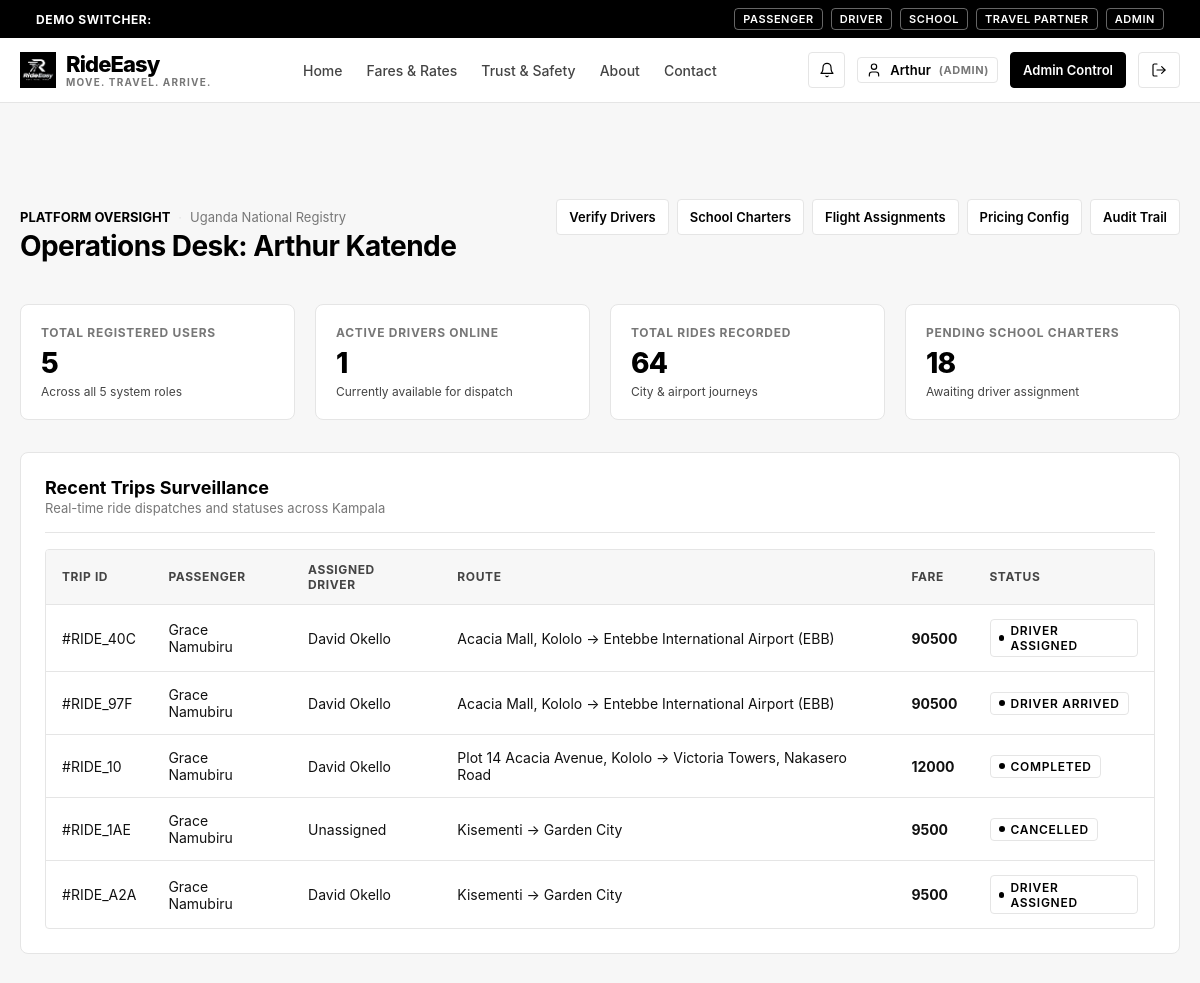
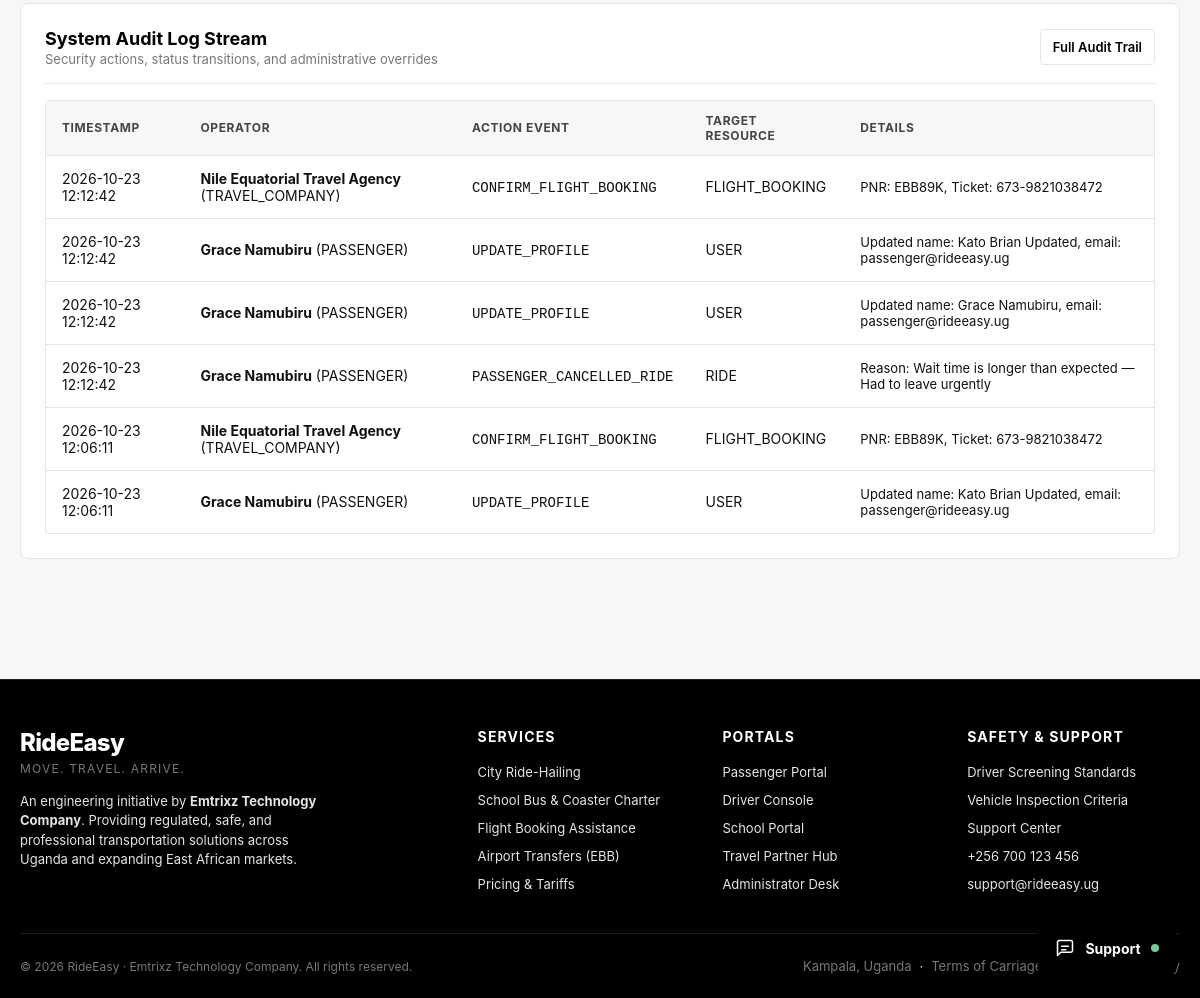
The page /admin/dashboard (signed in) on the database as committed earlier (2 pictures, top to bottom).
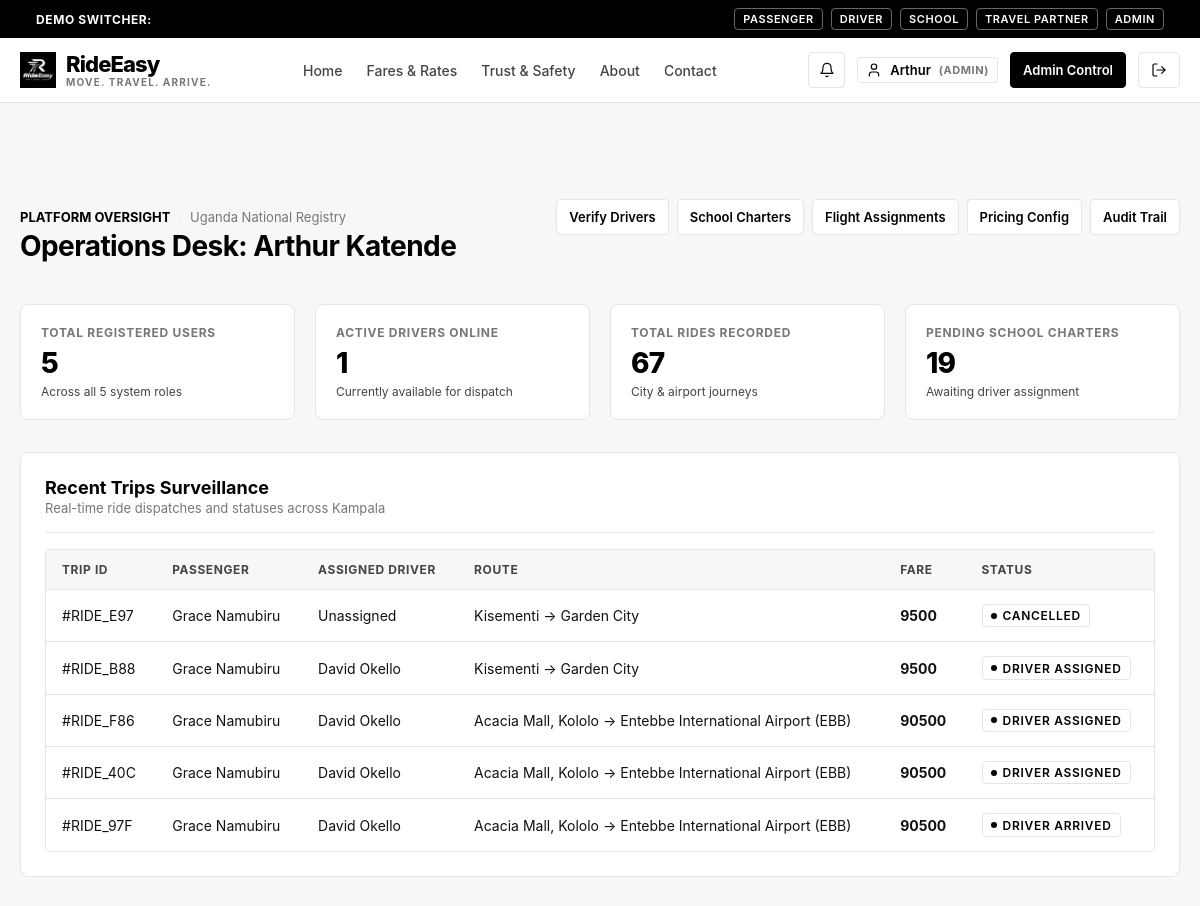
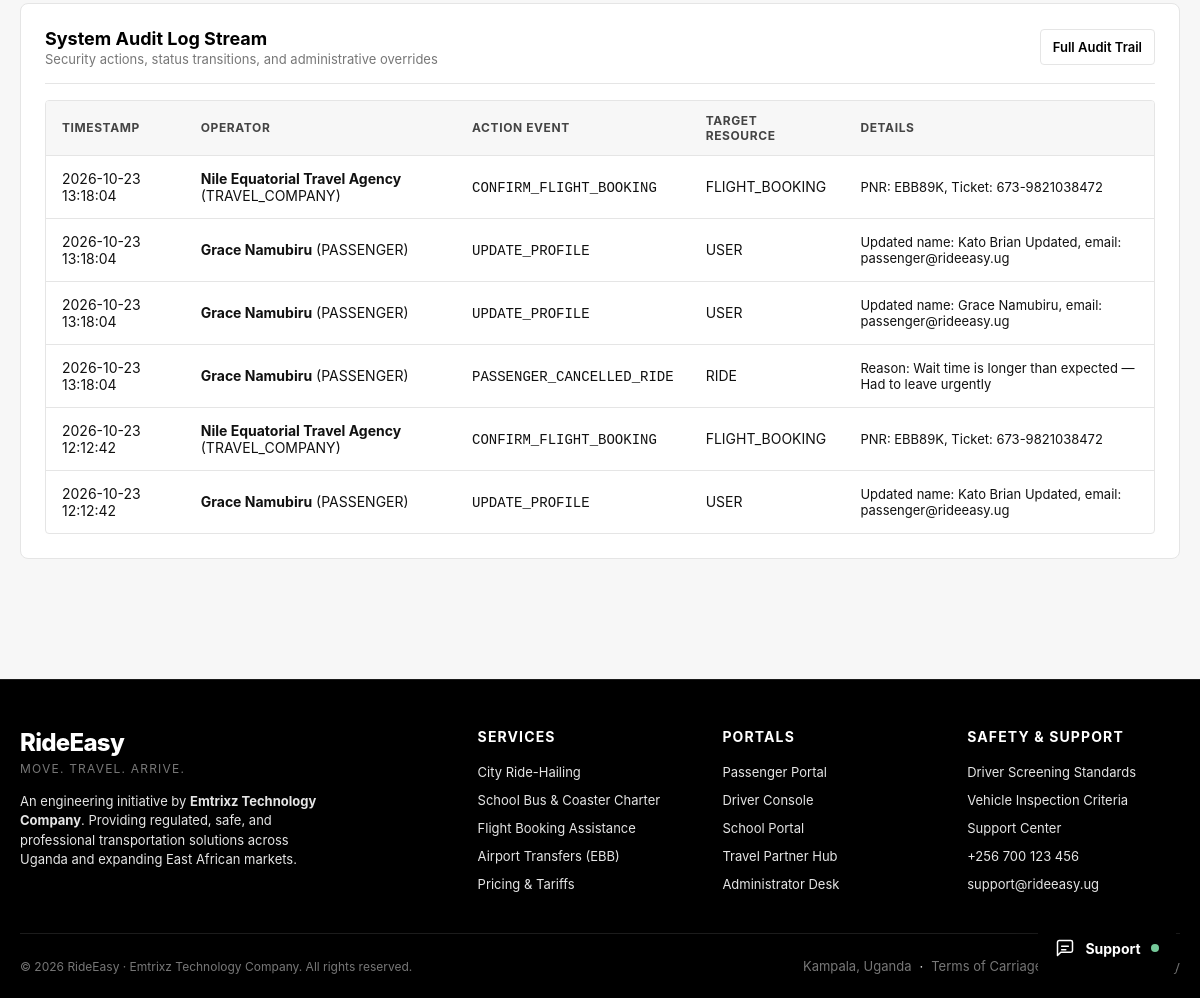
The same page on the database as committed later (2 pictures, top to bottom).
### tables this page shows
CREATE TABLE rides (
    id TEXT PRIMARY KEY,
    passenger_id TEXT NOT NULL,
    driver_id TEXT,
    category TEXT NOT NULL CHECK(category IN ('BODA', 'ECONOMY', 'COMFORT', 'PREMIUM')),
    pickup_address TEXT NOT NULL,
    pickup_lat REAL NOT NULL,
    pickup_lng REAL NOT NULL,
    destination_address TEXT NOT NULL,
    destination_lat REAL NOT NULL,
    destination_lng REAL NOT NULL,
    estimated_distance_km REAL NOT NULL,
    estimated_fare_ugx INTEGER NOT NULL,
    final_fare_ugx INTEGER,
    payment_method TEXT NOT NULL DEFAULT 'CASH' CHECK(payment_method IN ('CASH', 'MTN_MOMO', 'AIRTEL_MONEY', 'CARD')),
    payment_status TEXT NOT NULL DEFAULT 'UNPAID' CHECK(payment_status IN ('UNPAID', 'PENDING', 'PAID')),
    status TEXT NOT NULL DEFAULT 'REQUESTED' CHECK(status IN (
        'REQUESTED',
        'SEARCHING_FOR_DRIVER',
        'DRIVER_ASSIGNED',
        'DRIVER_ARRIVING',
        'DRIVER_ARRIVED',
        'TRIP_STARTED',
        'TRIP_COMPLETED',
        'PAYMENT_PENDING',
        'COMPLETED',
        'CANCELLED'
    )),
    cancellation_reason TEXT,
    is_airport_ride INTEGER NOT NULL DEFAULT 0,
    related_journey_id TEXT,
    created_at TIMESTAMP NOT NULL DEFAULT CURRENT_TIMESTAMP,
    updated_at TIMESTAMP NOT NULL DEFAULT CURRENT_TIMESTAMP, cancelled_at TIMESTAMP,
    FOREIGN KEY (passenger_id) REFERENCES users(id) ON DELETE CASCADE,
    FOREIGN KEY (driver_id) REFERENCES users(id),
    FOREIGN KEY (related_journey_id) REFERENCES confirmed_journeys(id)
);

CREATE TABLE users (
    id TEXT PRIMARY KEY,
    email TEXT UNIQUE NOT NULL,
    password_hash TEXT NOT NULL,
    role TEXT NOT NULL CHECK(role IN ('PASSENGER', 'DRIVER', 'SCHOOL', 'TRAVEL_COMPANY', 'ADMIN')),
    full_name TEXT NOT NULL,
    phone TEXT NOT NULL,
    is_active INTEGER NOT NULL DEFAULT 1,
    is_verified INTEGER NOT NULL DEFAULT 0,
    created_at TIMESTAMP NOT NULL DEFAULT CURRENT_TIMESTAMP,
    updated_at TIMESTAMP NOT NULL DEFAULT CURRENT_TIMESTAMP
, avatar_url TEXT DEFAULT '/static/images/default-avatar.svg');

CREATE TABLE audit_logs (
    id TEXT PRIMARY KEY,
    user_id TEXT,
    action TEXT NOT NULL,
    resource_type TEXT NOT NULL,
    resource_id TEXT,
    details TEXT,
    ip_address TEXT,
    created_at TIMESTAMP NOT NULL DEFAULT CURRENT_TIMESTAMP,
    FOREIGN KEY (user_id) REFERENCES users(id) ON DELETE SET NULL
);

### rideeasy/app/routes/admin.py (the view)
@admin_bp.route("/dashboard")
def dashboard():
    user = AuthService.get_current_user()
    db = get_db()
    stats = {
        "total_users": db.fetchone("SELECT COUNT(*) as c FROM users")["c"],
        "active_drivers": db.fetchone("SELECT COUNT(*) as c FROM driver_profiles WHERE is_online = 1")["c"],
        "total_rides": db.fetchone("SELECT COUNT(*) as c FROM rides")["c"],
        "pending_schools": db.fetchone("SELECT COUNT(*) as c FROM school_transport_requests WHERE status = 'PENDING'")["c"],
        "pending_flights": db.fetchone("SELECT COUNT(*) as c FROM flight_requests WHERE status = 'SUBMITTED'")["c"],
        "pending_drivers": db.fetchone("SELECT COUNT(*) as c FROM driver_profiles WHERE verification_status = 'PENDING'")["c"]
    }
    recent_rides = db.fetchall(
        """SELECT r.*, p.full_name as passenger_name, d.full_name as driver_name
        FROM rides r
        JOIN users p ON r.passenger_id = p.id
        LEFT JOIN users d ON r.driver_id = d.id
        ORDER BY r.created_at DESC LIMIT 5"""
    )
    recent_audit_logs = db.fetchall(
        """SELECT a.*, u.full_name as user_name, u.role
        FROM audit_logs a
        LEFT JOIN users u ON a.user_id = u.id
        ORDER BY a.created_at DESC LIMIT 6"""
    )
    return render_template("admin/dashboard.html", user=user, stats=stats, recent_rides=recent_rides, recent_audit_logs=recent_audit_logs)

### rideeasy/app/repositories/database.py (called while the page is built)
def get_db() -> Database:
    global _db_instance
    if _db_instance is None:
        _db_instance = Database()
    return _db_instance

    def _get_sqlite_conn(self) -> sqlite3.Connection:
        conn = sqlite3.connect(self.local_path, timeout=10.0, check_same_thread=False)
        conn.row_factory = sqlite3.Row
        conn.execute("PRAGMA foreign_keys = ON;")
        return conn

    def fetchone(self, query: str, params: tuple = ()) -> Optional[Dict[str, Any]]:
        if self.is_turso and self._libsql_client:
            rs = self._libsql_client.execute(query, list(params))
            if not rs.rows:
                return None
            columns = rs.columns
            row = rs.rows[0]
            return {columns[i]: row[i] for i in range(len(columns))}
        else:
            with self._get_sqlite_conn() as conn:
                cur = conn.execute(query, params)
                row = cur.fetchone()
                return dict(row) if row else None

### rideeasy/app/routes/admin.py (called while the page is built)
@admin_bp.before_request
@login_required
@role_required("ADMIN")
def before_request():
    pass

### rideeasy/app/templates/admin/dashboard.html (shortened to what the changed rows need)
{% extends "base.html" %}
{% block content %}
<div class="container section">
  <div style="display: flex; justify-content: space-between; align-items: baseline; flex-wrap: wrap; gap: 1rem; margin-bottom: 2rem;">
    <div>
      <h2>Operations Desk: {{ user.full_name }}</h2>
    </div>
  </div>
  <div class="stats-grid">
    <div class="stat-card">
      <div class="stat-label">Total Rides Recorded</div>
      <div class="stat-value">{{ stats.total_rides }}</div>
      <div class="stat-subtext">City & airport journeys</div>
    </div>
    <div class="stat-card">
      <div class="stat-label">Pending School Charters</div>
      <div class="stat-value">{{ stats.pending_schools }}</div>
      <div class="stat-subtext">Awaiting driver assignment</div>
    </div>
  </div>
  <div class="card" style="margin-bottom: 2rem;">
    {% if recent_rides %}
      <div class="table-responsive">
        <table class="table">
          <thead>
            <tr>
              <th>Trip ID</th>
              <th>Passenger</th>
              <th>Assigned Driver</th>
              <th>Route</th>
              <th>Fare</th>
              <th>Status</th>
            </tr>
          </thead>
          <tbody>
            {% for r in recent_rides %}
              <tr>
                <td>#{{ r.id[:8].upper() }}</td>
                <td>{{ r.passenger_name }}</td>
                <td>{{ r.driver_name or 'Unassigned' }}</td>
                <td>{{ r.pickup_address }} → {{ r.destination_address }}</td>
                <td style="font-weight: 700;">{{ r.final_fare_ugx or r.estimated_fare_ugx | ugx }}</td>
                <td>
                  <span class="status-indicator">
                    <span class="status-dot"></span> {{ r.status.replace('_', ' ') }}
                  </span>
                </td>
              </tr>
            {% endfor %}
          </tbody>
        </table>
      </div>
    {% endif %}
  </div>
  <div class="card">
    {% if recent_audit_logs %}
      <div class="table-responsive">
        <table class="table">
          <thead>
            <tr>
              <th>Timestamp</th>
              <th>Operator</th>
              <th>Action Event</th>
              <th>Target Resource</th>
              <th>Details</th>
            </tr>
          </thead>
          <tbody>
            {% for a in recent_audit_logs %}
              <tr>
                <td class="text-subtle">{{ a.created_at }}</td>
                <td><strong>{{ a.user_name or 'System' }}</strong> ({{ a.role or 'CORE' }})</td>
                <td><code>{{ a.action }}</code></td>
                <td>{{ a.resource_type }}</td>
                <td style="font-size: 0.8125rem;">{{ a.details }}</td>
              </tr>
            {% endfor %}
          </tbody>
        </table>
      </div>
    {% endif %}
  </div>
</div>
{% endblock %}

Rows that differ between the two databases and show on the page:
no longer on this page (row edited): rides: id "RIDE_10", passenger_name "Grace Namubiru", full_name "David Okello", pickup_address "Plot 14 Acacia Avenue, Kololo", destination_address "Victoria Towers, Nakasero Road", final_fare_ugx "12000", status.replace "COMPLETED"
no longer on this page (row unchanged): rides: id "RIDE_1AE", passenger_name "Grace Namubiru", driver_name "Unassigned", pickup_address "Kisementi", destination_address "Garden City", final_fare_ugx "9500", status.replace "CANCELLED"
no longer on this page (row unchanged): rides: id "RIDE_A2A", passenger_name "Grace Namubiru", full_name "David Okello", pickup_address "Kisementi", destination_address "Garden City", final_fare_ugx "9500", status.replace "DRIVER ASSIGNED"
no longer on this page (row unchanged): audit_logs: created_at "2026-10-23 12:12:42", full_name "Grace Namubiru", role "PASSENGER", action "UPDATE_PROFILE", resource_type "USER", details "Updated name: Grace Namubiru, email: passenger@rideeasy.ug"
no longer on this page (row unchanged): audit_logs: created_at "2026-10-23 12:12:42", full_name "Grace Namubiru", role "PASSENGER", action "PASSENGER_CANCELLED_RIDE", resource_type "RIDE", details "Reason: Wait time is longer than expected — Had to leave urgently"
no longer on this page (row unchanged): audit_logs: created_at "2026-10-23 12:06:11", full_name "Nile Equatorial Travel Agency", role "TRAVEL_COMPANY", action "CONFIRM_FLIGHT_BOOKING", resource_type "FLIGHT_BOOKING", details "PNR: EBB89K, Ticket: 673-9821038472"
no longer on this page (row unchanged): audit_logs: created_at "2026-10-23 12:06:11", full_name "Grace Namubiru", role "PASSENGER", action "UPDATE_PROFILE", resource_type "USER", details "Updated name: Kato Brian Updated, email: passenger@rideeasy.ug"
added rides: id "RIDE_E97", passenger_name "Grace Namubiru", driver_name "Unassigned", pickup_address "Kisementi", destination_address "Garden City", final_fare_ugx "9500", status.replace "CANCELLED"
added rides: id "RIDE_B88", passenger_name "Grace Namubiru", full_name "David Okello", pickup_address "Kisementi", destination_address "Garden City", final_fare_ugx "9500", status.replace "DRIVER ASSIGNED"
added rides: id "RIDE_F86", passenger_name "Grace Namubiru", full_name "David Okello", pickup_address "Acacia Mall, Kololo", destination_address "Entebbe International Airport (EBB)", final_fare_ugx "90500", status.replace "DRIVER ASSIGNED"
added audit_logs: created_at "2026-10-23 13:18:04", full_name "Nile Equatorial Travel Agency", role "TRAVEL_COMPANY", action "CONFIRM_FLIGHT_BOOKING", resource_type "FLIGHT_BOOKING", details "PNR: EBB89K, Ticket: 673-9821038472"
added audit_logs: created_at "2026-10-23 13:18:04", full_name "Grace Namubiru", role "PASSENGER", action "UPDATE_PROFILE", resource_type "USER", details "Updated name: Kato Brian Updated, email: passenger@rideeasy.ug"
added audit_logs: created_at "2026-10-23 13:18:04", full_name "Grace Namubiru", role "PASSENGER", action "UPDATE_PROFILE", resource_type "USER", details "Updated name: Grace Namubiru, email: passenger@rideeasy.ug"
added audit_logs: created_at "2026-10-23 13:18:04", full_name "Grace Namubiru", role "PASSENGER", action "PASSENGER_CANCELLED_RIDE", resource_type "RIDE", details "Reason: Wait time is longer than expected — Had to leave urgently"
Other text that changed with them:
{{ stats.total_rides }}: "64" → "67"
{{ stats.pending_schools }}: "18" → "19"
